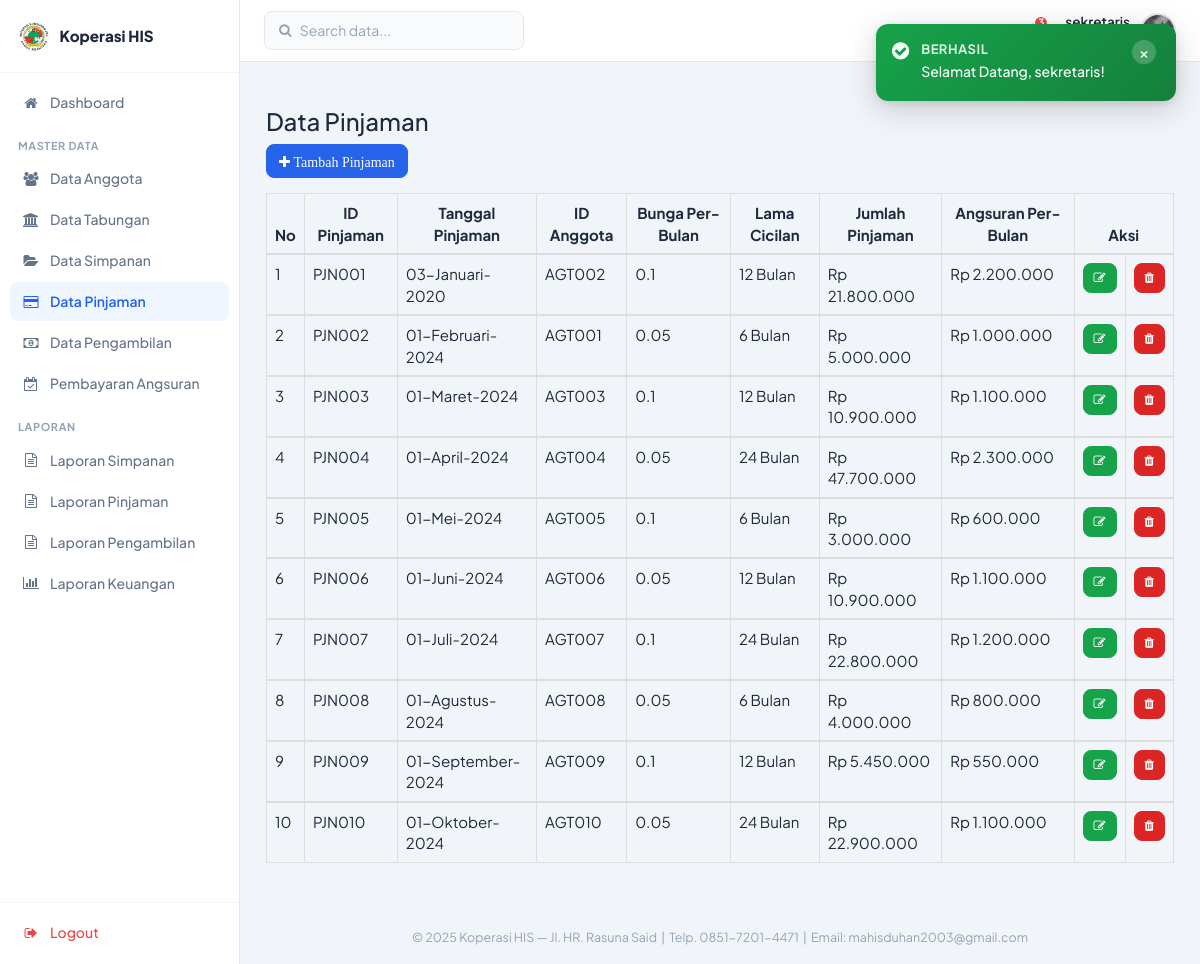
The page /sekretaris/datapinjaman.php (signed in) on the database its author committed.
### tables this page shows
CREATE TABLE `tbl_pinjaman` (
  `id_pinjaman` varchar(6) NOT NULL,
  `tgl_pinjaman` date NOT NULL,
  `id_anggota` varchar(6) NOT NULL,
  `bunga_perbulan` float NOT NULL,
  `lama_cicilan` int NOT NULL,
  `jumlah_pinjaman` int NOT NULL,
  `angsuran` int NOT NULL
);

### sekretaris/datapinjaman.php (the view)
<?php
	include ("style/header.php");
	include ("style/sidebar.php");
	function tgl_indo($tanggal){
		$bulan = array(
			1 => 'Januari',
			'Februari',
			'Maret',
			'April',
			'Mei',
			'Juni',
			'Juli',
			'Agustus',
			'September',
			'Oktober',
			'November',
			'Desember',);
		$pecahkan = explode('-', $tanggal);
		return $pecahkan[2] . '-' . $bulan[(int)$pecahkan[1]] . '-' . $pecahkan[0];
	}
?>
	<div class="box box-primary">
		<div class="box-header with-border">
			<h3 class="box-title">Data Pinjaman</h3>
		</div>
		<div class="box-body">
			<div class="form-group">
				<a href="tambahpinjaman.php"><i class="btn btn-primary btn-md"><span class="fa fa-plus fa-md"> Tambah Pinjaman</span></i></a>
			</div>
			<div class="table-responsive">
				<table class="table table-bordered">
					<thead>
						<tr>
							<th style="text-align: center;">No</th>
							<th style="text-align: center;">ID Pinjaman</th>
							<th style="text-align: center;">Tanggal Pinjaman</th>
							<th style="text-align: center;">ID Anggota</th>
							<th style="text-align: center;">Bunga Per-Bulan</th>
							<th style="text-align: center;">Lama Cicilan</th>
							<th style="text-align: center;">Jumlah Pinjaman</th>
							<th style="text-align: center;">Angsuran Per-Bulan</th>
							<th style="text-align: center;" colspan="2">Aksi</th>
						</tr>
					</thead>
					<?php
					$no = 1;
					include ("../config/koneksi.php");
					$sql = mysqli_query($konek, "SELECT * FROM tbl_pinjaman ");
					while ($data = mysqli_fetch_array($sql)){
					?>
					<tbody>
						<tr>
							<td><?php echo $no++; ?></td>
							<td><?php echo $data['id_pinjaman']; ?></td>
							<td><?php echo tgl_indo($data['tgl_pinjaman']); ?></td>
							<td><?php echo $data['id_anggota']; ?></td>
							<td><?php echo $data['bunga_perbulan']; ?></td>
							<td><?php echo $data['lama_cicilan']; ?> <?php echo "Bulan" ?></td>
							<td><?php echo "Rp ".number_format($data['jumlah_pinjaman'],0,',','.');?></td>
							<td><?php echo "Rp ".number_format($data['angsuran'],0,',','.'); ?></td>
							<td><a href="editpinjaman.php?kd=<?php echo $data['id_pinjaman']; ?>"><i class="btn btn-success btn-sm"><span class="fa fa-edit fa-sm"></span></i></a></td>
							<td><a href="hapuspinjaman.php?kd=<?php echo $data['id_pinjaman']; ?>"><i class="btn btn-danger btn-sm"><span class="fa fa-trash fa-sm"></span></i></a></td>
						</tr>
					</tbody>
					<?php
					}
					?>
				</table>
			</div>
		</div>
    </div>
<?php
	include ("style/footer.php");
?>

### assets/css/sekretaris-theme.css (style rules this page uses)
html { font-size: 16px; }
*, *::before, *::after { box-sizing: border-box; margin: 0; padding: 0; }
body.sk-body { font-family: 'Plus Jakarta Sans', 'Segoe UI', sans-serif; background: #F1F5F9; font-size: 15px; color: #1E293B; min-height: 100vh; line-height: 1.5; }
.sk-body .btn-primary { background: #2563EB; border-color: #2563EB; border-radius: 8px; font-family: 'Plus Jakarta Sans', sans-serif; font-weight: 600; }
.sk-body .btn-success { background: #16A34A; border-color: #16A34A; border-radius: 8px; font-family: 'Plus Jakarta Sans', sans-serif; font-weight: 600; }
.sk-body .btn-danger { background: #DC2626; border-color: #DC2626; border-radius: 8px; font-family: 'Plus Jakarta Sans', sans-serif; font-weight: 600; }

### rows shown on the page
tbl_pinjaman: id_pinjaman "PJN001", tgl_pinjaman "03-Januari-2020", id_anggota "AGT002", bunga_perbulan "0.1", lama_cicilan "12", jumlah_pinjaman "21.800.000", angsuran "2.200.000"
tbl_pinjaman: id_pinjaman "PJN002", tgl_pinjaman "01-Februari-2024", id_anggota "AGT001", bunga_perbulan "0.05", lama_cicilan "6", jumlah_pinjaman "5.000.000", angsuran "1.000.000"
tbl_pinjaman: id_pinjaman "PJN003", tgl_pinjaman "01-Maret-2024", id_anggota "AGT003", bunga_perbulan "0.1", lama_cicilan "12", jumlah_pinjaman "10.900.000", angsuran "1.100.000"
tbl_pinjaman: id_pinjaman "PJN004", tgl_pinjaman "01-April-2024", id_anggota "AGT004", bunga_perbulan "0.05", lama_cicilan "24", jumlah_pinjaman "47.700.000", angsuran "2.300.000"
tbl_pinjaman: id_pinjaman "PJN005", tgl_pinjaman "01-Mei-2024", id_anggota "AGT005", bunga_perbulan "0.1", lama_cicilan "6", jumlah_pinjaman "3.000.000", angsuran "600.000"
tbl_pinjaman: id_pinjaman "PJN006", tgl_pinjaman "01-Juni-2024", id_anggota "AGT006", bunga_perbulan "0.05", lama_cicilan "12", jumlah_pinjaman "10.900.000", angsuran "1.100.000"
tbl_pinjaman: id_pinjaman "PJN007", tgl_pinjaman "01-Juli-2024", id_anggota "AGT007", bunga_perbulan "0.1", lama_cicilan "24", jumlah_pinjaman "22.800.000", angsuran "1.200.000"
tbl_pinjaman: id_pinjaman "PJN008", tgl_pinjaman "01-Agustus-2024", id_anggota "AGT008", bunga_perbulan "0.05", lama_cicilan "6", jumlah_pinjaman "4.000.000", angsuran "800.000"
tbl_pinjaman: id_pinjaman "PJN009", tgl_pinjaman "01-September-2024", id_anggota "AGT009", bunga_perbulan "0.1", lama_cicilan "12", jumlah_pinjaman "5.450.000", angsuran "550.000"
tbl_pinjaman: id_pinjaman "PJN010", tgl_pinjaman "01-Oktober-2024", id_anggota "AGT010", bunga_perbulan "0.05", lama_cicilan "24", jumlah_pinjaman "22.900.000", angsuran "1.100.000"

### other values the page prints
$sk_settings['nama_koperasi'] "Koperasi HIS"
$label "Dashboard Data Anggota Data Tabungan Data Simpanan Data Pinjaman Data Pengambilan Pembayaran Angsuran Laporan Simpanan Laporan Pinjaman Laporan Pengambilan Laporan Keuangan"
$notif_count "3"
$_SESSION['username'] "sekretaris"
$f['msg'] "Selamat Datang, sekretaris!"
